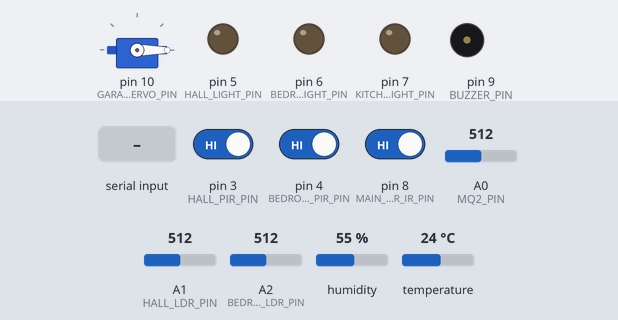
The sketch below on a simulated Arduino Nano, built with avr-gcc and run on an emulated ATmega328P. Parts: servo, output pins drawn as LEDs (lit = HIGH), buzzer (waves = sounding, pin HIGH). The inputs (shaded band) are chosen by the test bench; at power-on: pin 3 (HALL_PIR_PIN) HIGH, pin 4 (BEDROOM_PIR_PIN) HIGH, pin 8 (MAIN_DOOR_IR_PIN) HIGH, A0 (MQ2_PIN) = 512, A1 (HALL_LDR_PIN) = 512, A2 (BEDROOM_LDR_PIN) = 512, humidity 55 %, temperature 24 °C. What the sketch prints to the serial monitor is not drawn.

Above: at 1.2 s.
1.3 s: "HALL_LIGHT ON\n" received over Serial
At 1.8 s:
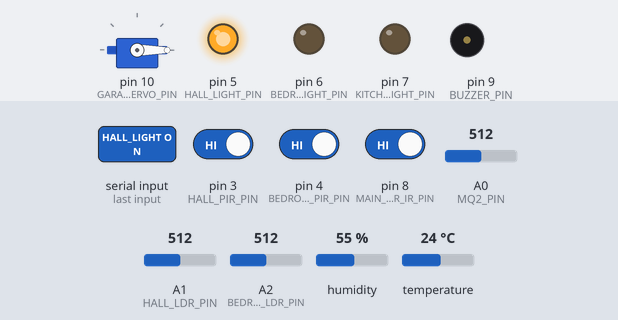
2.8 s: "BEDROOM_LIGHT ON\n" received over Serial
At 4.0 s:
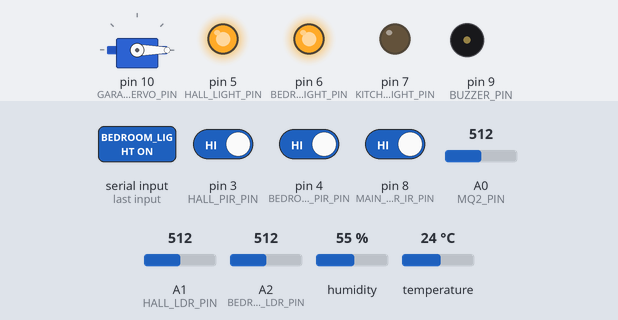
4.3 s: "HALL_LIGHT OFF\n" received over Serial
At 5.3 s:
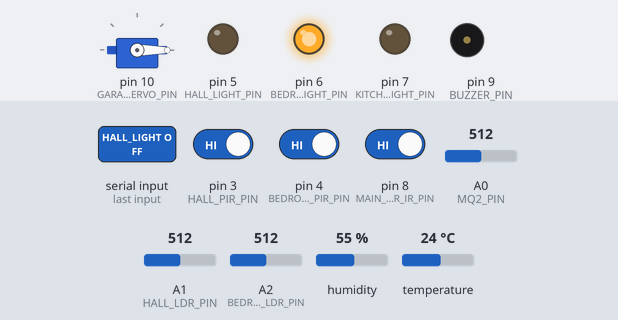
5.8 s: "KITCHEN_LIGHT ON\n" received over Serial
At 6.5 s:
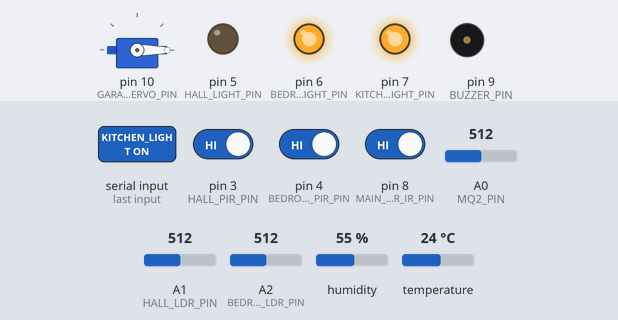
7.3 s: "BEDROOM_LIGHT OFF\n" received over Serial
At 7.7 s:
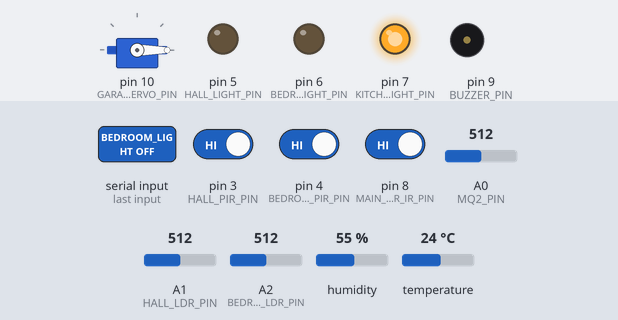
8.8 s: "BUZZER ON\n" received over Serial
At 9.8 s:
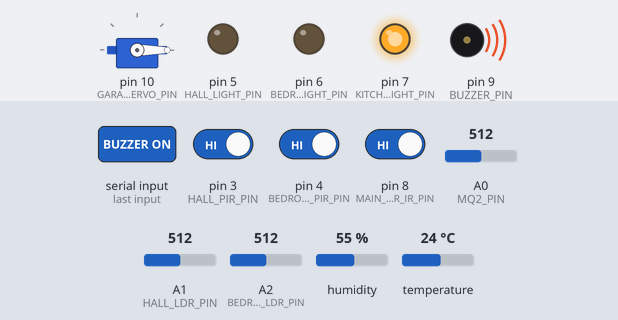
Timing chart, 0 to 11.3 s (numbered marks = the images above; inputs shaded):
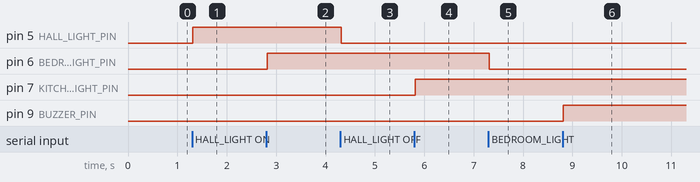

Measured:
- after the input at 1.3 s, pin 5 (HALL_LIGHT_PIN): LOW → HIGH at once
- after the input at 2.8 s, pin 6 (BEDROOM_LIGHT_PIN): LOW → HIGH at once
- after the input at 4.3 s, pin 5 (HALL_LIGHT_PIN): HIGH → LOW at once
- after the input at 5.8 s, pin 7 (KITCHEN_LIGHT_PIN): LOW → HIGH at once
- after the input at 7.3 s, pin 6 (BEDROOM_LIGHT_PIN): HIGH → LOW at once
- after the input at 8.8 s, pin 9 (BUZZER_PIN): LOW → HIGH at once

The sketch:

nano.ino
```cpp
#include <DHT.h>
#include <Servo.h>

// =====================================================
// AEGIS AI v1.0
// Arduino Nano - I/O Controller
// =====================================================

// -------------------------
// DHT11
// -------------------------

#define DHT_PIN 2
#define DHT_TYPE DHT11

DHT dht(DHT_PIN, DHT_TYPE);


// -------------------------
// DIGITAL INPUTS
// -------------------------

#define HALL_PIR_PIN       3
#define BEDROOM_PIR_PIN    4
#define MAIN_DOOR_IR_PIN   8


// -------------------------
// DIGITAL OUTPUTS
// -------------------------

#define HALL_LIGHT_PIN      5
#define BEDROOM_LIGHT_PIN   6
#define KITCHEN_LIGHT_PIN   7

#define BUZZER_PIN          9

#define GARAGE_SERVO_PIN   10


// -------------------------
// ANALOG INPUTS
// -------------------------

#define MQ2_PIN             A0
#define HALL_LDR_PIN        A1
#define BEDROOM_LDR_PIN     A2


// -------------------------
// SERVO
// -------------------------

Servo garageServo;


// -------------------------
// GARAGE POSITIONS
// -------------------------

const int GARAGE_CLOSED = 0;
const int GARAGE_OPEN   = 90;


// -------------------------
// SENSOR TIMING
// -------------------------

unsigned long lastSensorRead = 0;

const unsigned long SENSOR_INTERVAL = 2000;


// =====================================================
// SETUP
// =====================================================

void setup() {

    Serial.begin(9600);

    dht.begin();


    // -------------------------
    // INPUTS
    // -------------------------

    pinMode(
        HALL_PIR_PIN,
        INPUT
    );

    pinMode(
        BEDROOM_PIR_PIN,
        INPUT
    );

    pinMode(
        MAIN_DOOR_IR_PIN,
        INPUT
    );


    // -------------------------
    // OUTPUTS
    // -------------------------

    pinMode(
        HALL_LIGHT_PIN,
        OUTPUT
    );

    pinMode(
        BEDROOM_LIGHT_PIN,
        OUTPUT
    );

    pinMode(
        KITCHEN_LIGHT_PIN,
        OUTPUT
    );

    pinMode(
        BUZZER_PIN,
        OUTPUT
    );


    // -------------------------
    // Initial output states
    // -------------------------

    digitalWrite(
        HALL_LIGHT_PIN,
        LOW
    );

    digitalWrite(
        BEDROOM_LIGHT_PIN,
        LOW
    );

    digitalWrite(
        KITCHEN_LIGHT_PIN,
        LOW
    );

    digitalWrite(
        BUZZER_PIN,
        LOW
    );


    // -------------------------
    // Garage servo
    // -------------------------

    garageServo.attach(
        GARAGE_SERVO_PIN
    );

    garageServo.write(
        GARAGE_CLOSED
    );


    // -------------------------
    // Startup message
    // -------------------------

    Serial.println(
        "AEGIS_NANO_READY"
    );

}


// =====================================================
// LOOP
// =====================================================

void loop() {

    // -------------------------
    // Receive commands
    // -------------------------

    readCommands();


    // -------------------------
    // Send sensor data
    // -------------------------

    unsigned long now =
        millis();


    if (
        now - lastSensorRead
        >= SENSOR_INTERVAL
    ) {

        lastSensorRead =
            now;

        sendSensorData();

    }

}


// =====================================================
// READ COMMANDS FROM NODE
// =====================================================

void readCommands() {

    if (
        !Serial.available()
    ) {

        return;

    }


    String command =
        Serial.readStringUntil(
            '\n'
        );


    command.trim();


    if (
        command.length() == 0
    ) {

        return;

    }


    // =================================================
    // HALL LIGHT
    // =================================================

    if (
        command ==
        "HALL_LIGHT ON"
    ) {

        digitalWrite(
            HALL_LIGHT_PIN,
            HIGH
        );

        Serial.println(
            "HALL_LIGHT ON"
        );

        return;

    }


    if (
        command ==
        "HALL_LIGHT OFF"
    ) {

        digitalWrite(
            HALL_LIGHT_PIN,
            LOW
        );

        Serial.println(
            "HALL_LIGHT OFF"
        );

        return;

    }


    // =================================================
    // BEDROOM LIGHT
    // =================================================

    if (
        command ==
        "BEDROOM_LIGHT ON"
    ) {

        digitalWrite(
            BEDROOM_LIGHT_PIN,
            HIGH
        );

        Serial.println(
            "BEDROOM_LIGHT ON"
        );

        return;

    }


    if (
        command ==
        "BEDROOM_LIGHT OFF"
    ) {

        digitalWrite(
            BEDROOM_LIGHT_PIN,
            LOW
        );

        Serial.println(
            "BEDROOM_LIGHT OFF"
        );

        return;

    }


    // =================================================
    // KITCHEN LIGHT
    // =================================================

    if (
        command ==
        "KITCHEN_LIGHT ON"
    ) {

        digitalWrite(
            KITCHEN_LIGHT_PIN,
            HIGH
        );

        Serial.println(
            "KITCHEN_LIGHT ON"
        );

        return;

    }


    if (
        command ==
        "KITCHEN_LIGHT OFF"
    ) {

        digitalWrite(
            KITCHEN_LIGHT_PIN,
            LOW
        );

        Serial.println(
            "KITCHEN_LIGHT OFF"
        );

        return;

    }


    // =================================================
    // BUZZER
    // =================================================

    if (
        command ==
        "BUZZER ON"
    ) {

        digitalWrite(
            BUZZER_PIN,
            HIGH
        );

        Serial.println(
            "BUZZER ON"
        );

        return;

    }


    if (
        command ==
        "BUZZER OFF"
    ) {

        digitalWrite(
            BUZZER_PIN,
            LOW
        );

        Serial.println(
            "BUZZER OFF"
        );

        return;

    }


    // =================================================
    // GARAGE
    // =================================================

    if (
        command ==
        "GARAGE OPEN"
    ) {

        garageServo.write(
            GARAGE_OPEN
        );

        Serial.println(
            "GARAGE OPEN"
        );

        return;

    }


    if (
        command ==
        "GARAGE CLOSE"
    ) {
        garageServo.write(
            GARAGE_CLOSED
        );

        Serial.println(
            "GARAGE CLOSE"
        );

        return;

    }

}


// =====================================================
// READ SENSORS + SEND JSON
// =====================================================

void sendSensorData() {

    // -------------------------
    // DHT11
    // -------------------------

    float temperature =
        dht.readTemperature();

    float humidity =
        dht.readHumidity();


    // -------------------------
    // PIR
    // -------------------------

    int hallPir =
        digitalRead(
            HALL_PIR_PIN
        );

    int bedroomPir =
        digitalRead(
            BEDROOM_PIR_PIN
        );


    // -------------------------
    // Main door IR
    // -------------------------

    int mainDoorIr =
        digitalRead(
            MAIN_DOOR_IR_PIN
        );


    // -------------------------
    // Analog sensors
    // -------------------------

    int gas =
        analogRead(
            MQ2_PIN
        );

    int hallLdr =
        analogRead(
            HALL_LDR_PIN
        );

    int bedroomLdr =
        analogRead(
            BEDROOM_LDR_PIN
        );


    // =================================================
    // JSON
    // =================================================

    Serial.print("{");


    // -------------------------
    // DHT
    // -------------------------

    Serial.print(
        "\"temperature\":"
    );

    if (
        isnan(temperature)
    ) {

        Serial.print("null");

    }

    else {

        Serial.print(
            temperature,
            1
        );

    }


    Serial.print(
        ",\"humidity\":"
    );

    if (
        isnan(humidity)
    ) {

        Serial.print("null");

    }

    else {

        Serial.print(
            humidity,
            1
        );

    }


    // -------------------------
    // PIR
    // -------------------------

    Serial.print(
        ",\"hallPir\":"
    );

    Serial.print(
        hallPir
    );


    Serial.print(
        ",\"bedroomPir\":"
    );

    Serial.print(
        bedroomPir
    );


    // -------------------------
    // Main door
    // -------------------------

    Serial.print(
        ",\"mainDoorIr\":"
    );

    Serial.print(
        mainDoorIr
    );


    // -------------------------
    // MQ2
    // -------------------------

    Serial.print(
        ",\"gas\":"
    );

    Serial.print(
        gas
    );


    // -------------------------
    // LDR
    // -------------------------

    Serial.print(
        ",\"hallLdr\":"
    );

    Serial.print(
        hallLdr
    );


    Serial.print(
        ",\"bedroomLdr\":"
    );

    Serial.print(
        bedroomLdr
    );


    // -------------------------
    // Lights
    // -------------------------

    Serial.print(
        ",\"hallLight\":"
    );

    Serial.print(
        digitalRead(
            HALL_LIGHT_PIN
        )
    );


    Serial.print(
        ",\"bedroomLight\":"
    );

    Serial.print(
        digitalRead(
            BEDROOM_LIGHT_PIN
        )
    );


    Serial.print(
        ",\"kitchenLight\":"
    );

    Serial.print(
        digitalRead(
            KITCHEN_LIGHT_PIN
        )
    );


    // -------------------------
    // Complete JSON
    // -------------------------

    Serial.println(
        "}"
    );

}
```
